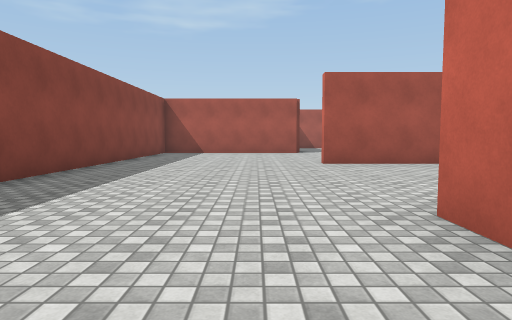
view 1 (above)

24 first-person views from a walk through a scene from a Unity 3-D project. The camera is 1.2 m above the floor, tilts 4° down and sees 75° across. The floor is counted in squares, 2 m on a side. Each view is taken from the middle of a square. On the plan, view 1 faces up. The plan holds only what a view shows up to about 10 squares ahead; the rest is blank. The place goes on beyond the plan. The player character is not drawn. Surface patterns are stand-ins for the level's own textures.

view 2
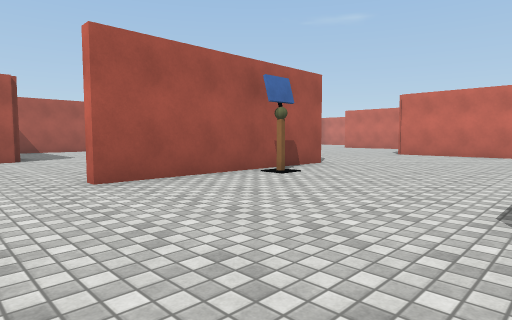

view 3
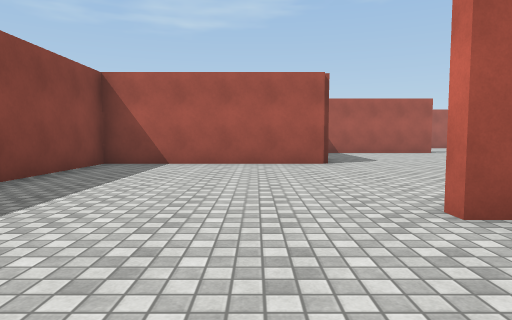

view 4
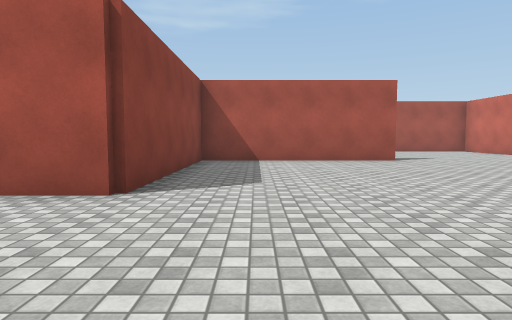

view 5
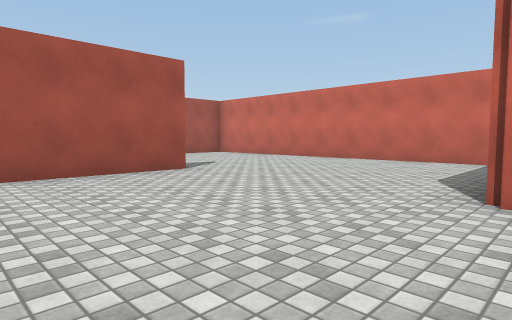

view 6
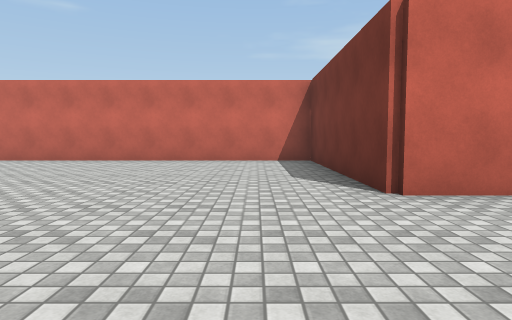

view 7
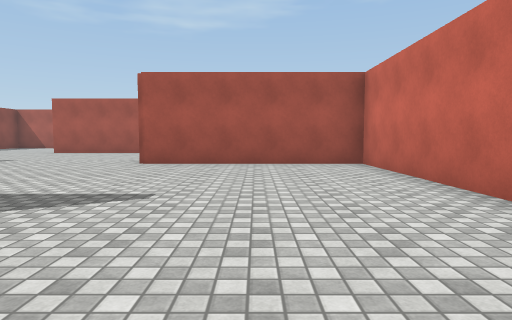

view 8
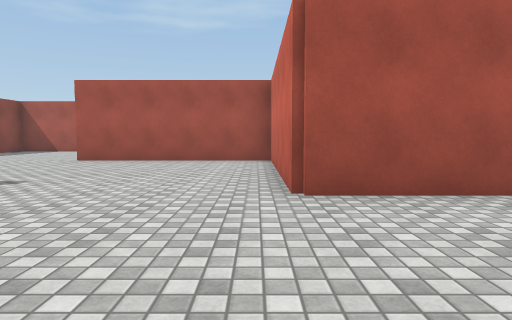

view 9
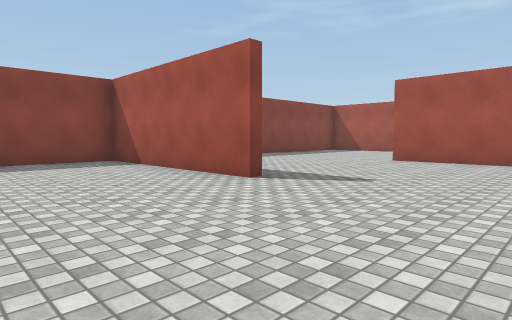

view 10
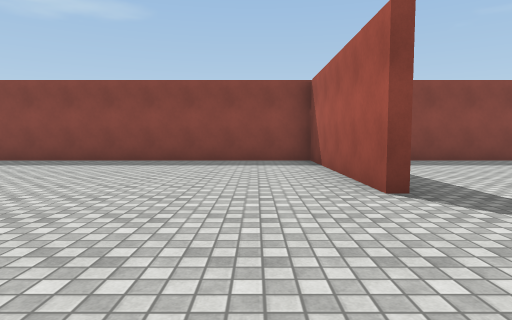

view 11
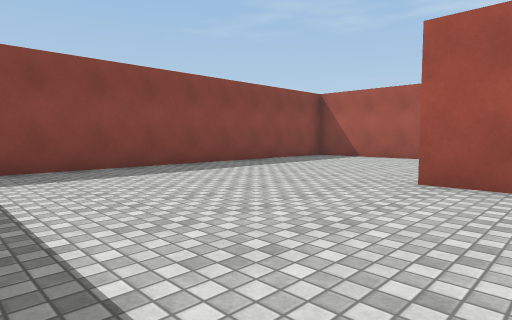

view 12
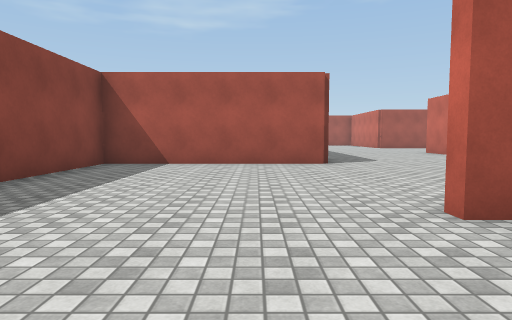

view 13
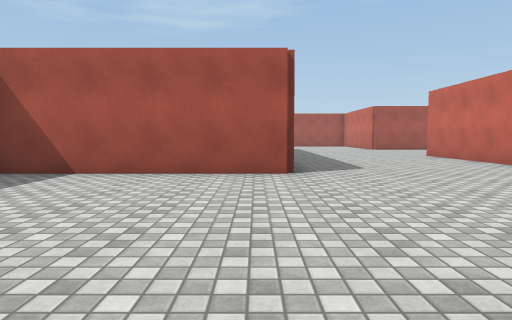

view 14
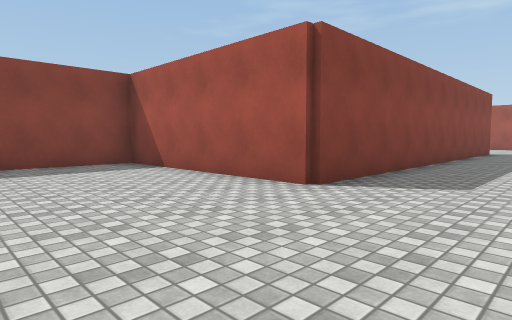

view 15
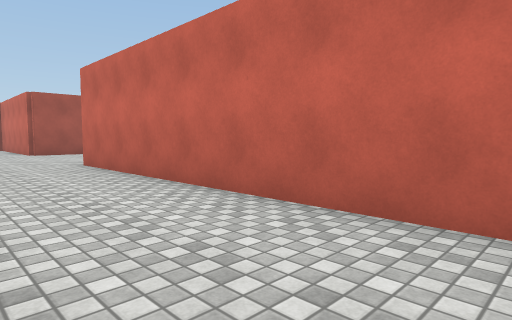

view 16
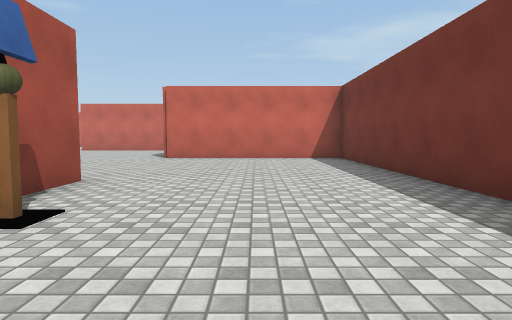

view 17
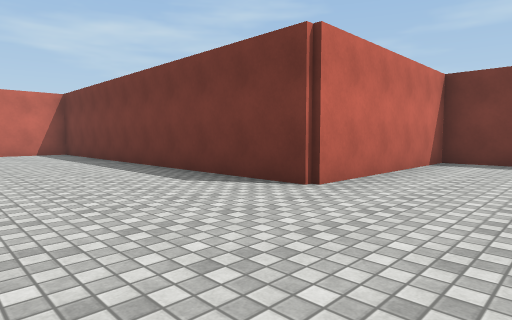

view 18
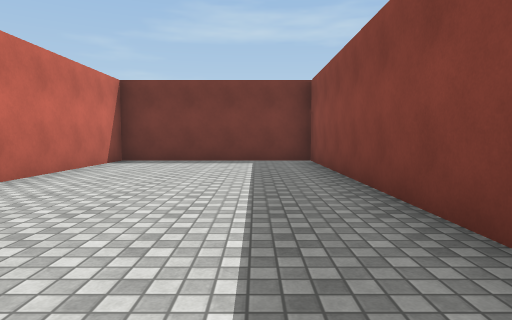

view 19
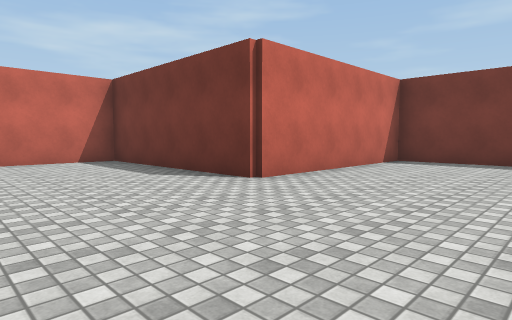

view 20
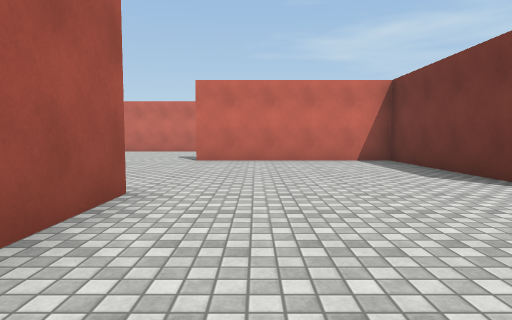

view 21
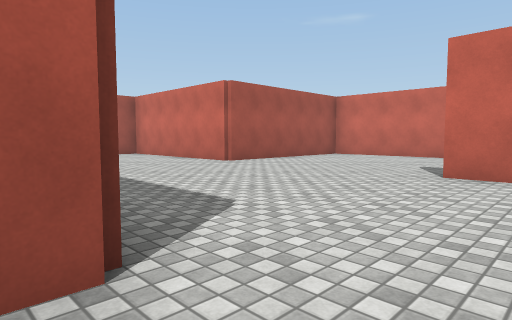

view 22
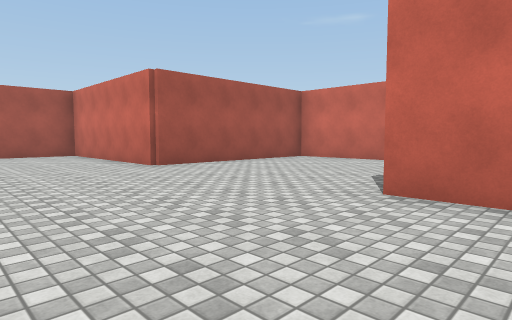

view 23
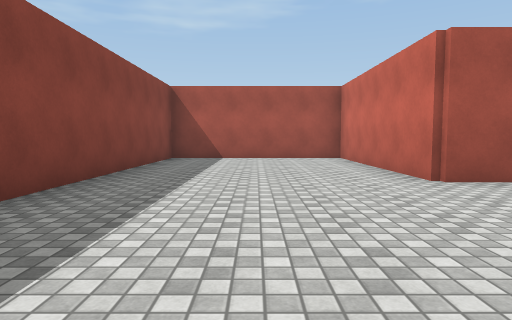

view 24
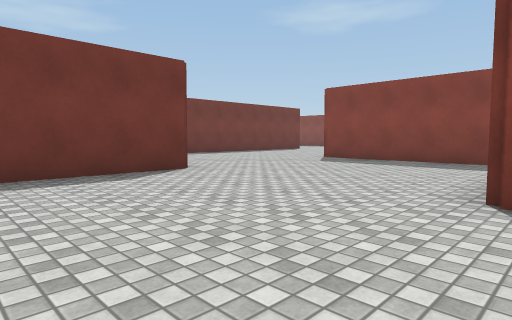

### Floor plan
Points are (right, up) in squares from view 1. A wall is a line through its corners. A room is listed if a view was taken in it or the views show most of it. See-through windows are left out.
Room 1 (views 1, 2, 3, 4, 5, 6, 7, 8, 9, 10, 11, 12, 13, 14, 15, 16, 17, 18, 19, 20, 21, 22, 23, 24)
walls: (6.6, 17.4) (1.6, 17.4) (1.6, 12.4) (-3.4, 12.4) (-3.4, -2.4) (1.4, -2.4) (1.4, 2.6) (11.4, 2.6) (11.4, 7.6) (16.4, 7.6) (16.4, 12.5); (6.6, 11.6) (6.6, 7.4) (1.5, 7.4); (6.4, 11.4) (6.4, 12.6) (11.4, 12.6) (11.4, 22.4) (6.4, 22.4) (6.4, 27.4) (1.5, 27.4); (11.8, 12.4) (9.8, 12.4); (1.5, 22.4) (-3.4, 22.4) (-3.4, 14.5); (20.9, 17.4) (16.4, 17.4) (16.4, 22.4) (11.6, 22.4) (11.6, 16); (21.4, 13.9) (21.4, 16.9); (6.4, 30.2) (6.4, 37.5); (1.6, 38.5) (1.6, 32.4) (-3.4, 32.4) (-3.4, 23.8)
ways out: opening at (7, 38)
objects: monitor (4, 7)

Where each view was taken, in squares from view 1:
view 1: 0 up, 0 right, facing up
view 2: 3 up, 0 right, facing up-right
view 3: 5 up, 0 right, facing up
view 4: 9 up, 3 right, facing up
view 5: 12 up, 3 right, facing up-right
view 6: 14 up, 3 right, facing right
view 7: 15 up, 9 right, facing up
view 8: 19 up, 6 right, facing up
view 9: 19 up, 5 right, facing up-left
view 10: 21 up, 5 right, facing left
view 11: 23 up, 3 right, facing up-left
view 12: 25 up, 0 right, facing up
view 13: 27 up, 1 right, facing up
view 14: 29 up, 4 right, facing up-left
view 15: 30 up, 4 right, facing up-right
view 16: 5 up, 2 right, facing right
view 17: 6 up, 1 left, facing down-right
view 18: 6 up, 2 left, facing down
view 19: 11 up, 8 right, facing down-right
view 20: 11 up, 8 right, facing right
view 21: 11 up, 11 right, facing up-right
view 22: 11 up, 13 right, facing up-right
view 23: 13 up, 14 right, facing up
view 24: 13 up, 15 right, facing down-left
